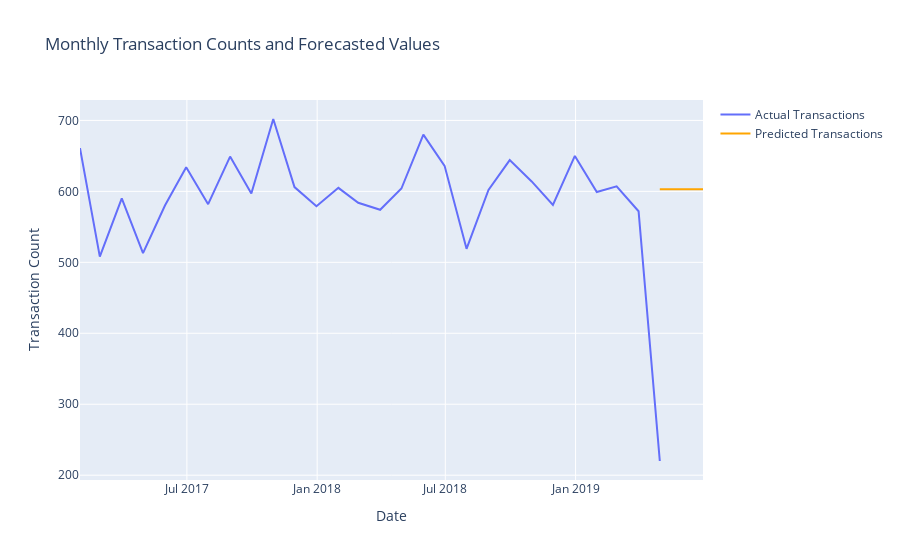

The code cell stored with this chart in its notebook:
### Code cell
# Exclude April 2019 data
monthly_transaction_count_excluded = monthly_transaction_count.loc[monthly_transaction_count.index < '2019-04-01']

# Fit ARIMA model excluding April 2019
model = ARIMA(monthly_transaction_count_excluded, order=(0, 1, 1))  
model_fit = model.fit()

# Forecasting for April, May, and June 2019
forecast = model_fit.forecast(steps=3)
rounded_forecast = forecast.round().astype(int)

# Create a trace for the actual monthly transaction count
trace_actual = go.Scatter(
    x=monthly_transaction_count.index,
    y=monthly_transaction_count.values,
    mode='lines',
    name='Actual Transactions'
)

# Create a trace for the predicted values
forecast_dates = pd.date_range(start='2019-04-01', periods=3, freq='M')
trace_forecast = go.Scatter(
    x=forecast_dates,
    y=rounded_forecast,
    mode='lines',
    name='Predicted Transactions',
    line=dict(color='orange') 
)

# Create the figure and add traces
fig = go.Figure(data=[trace_actual, trace_forecast])

# Update layout
fig.update_layout(
    title='Monthly Transaction Counts and Forecasted Values',
    xaxis_title='Date',
    yaxis_title='Transaction Count',
    hovermode='x',
    showlegend=True
)

# Display the chart
fig.show()

### Figure 1 — Plotly figure (JSON) as saved in the notebook; plotly's stock layout.template omitted (floating-point values rounded to 4 significant figures)
{"data": [{"mode": "lines", "name": "Actual Transactions", "type": "scatter", "x": ["2017-01-31T00:00:00", "2017-02-28T00:00:00", "2017-03-31T00:00:00", "2017-04-30T00:00:00", "2017-05-31T00:00:00", "2017-06-30T00:00:00", "2017-07-31T00:00:00", "2017-08-31T00:00:00", "2017-09-30T00:00:00", "2017-10-31T00:00:00", "2017-11-30T00:00:00", "2017-12-31T00:00:00", "2018-01-31T00:00:00", "2018-02-28T00:00:00", "2018-03-31T00:00:00", "2018-04-30T00:00:00", "2018-05-31T00:00:00", "2018-06-30T00:00:00", "2018-07-31T00:00:00", "2018-08-31T00:00:00", "2018-09-30T00:00:00", "2018-10-31T00:00:00", "2018-11-30T00:00:00", "2018-12-31T00:00:00", "2019-01-31T00:00:00", "2019-02-28T00:00:00", "2019-03-31T00:00:00", "2019-04-30T00:00:00"], "y": [661, 508, 590, 513, 580, 634, 582, 649, 597, 702, 606, 579, 605, 584, 574, 604, 680, 636, 519, 602, 644, 614, 581, 650, 599, 607, 572, 220]}, {"line": {"color": "orange"}, "mode": "lines", "name": "Predicted Transactions", "type": "scatter", "x": ["2019-04-30T00:00:00", "2019-05-31T00:00:00", "2019-06-30T00:00:00"], "y": [603, 603, 603]}], "layout": {"hovermode": "x", "showlegend": true, "title": {"text": "Monthly Transaction Counts and Forecasted Values"}, "xaxis": {"title": {"text": "Date"}}, "yaxis": {"title": {"text": "Transaction Count"}}}}
